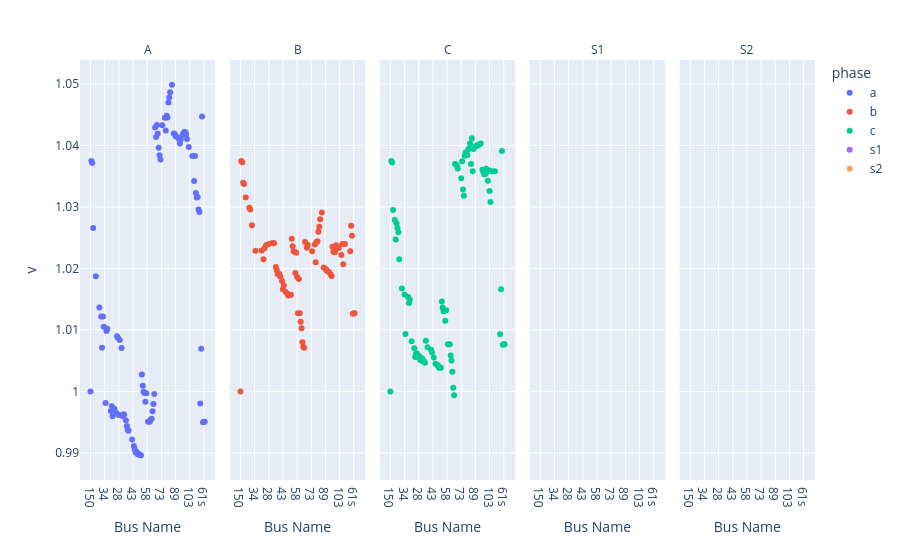

Notebook cell for this chart:
### Code cell
case.add_capacitor(name="66", phases="ac", q=0.25)
result = case.run_pf()

result.plot_voltages()

### Figure 1 — Plotly figure (JSON) as saved in the notebook; plotly's stock layout.template omitted (floating-point values rounded to 4 significant figures; data arrays with more than 128 entries replaced by an {"elided": "..."} marker saying what was removed)
{"data": [{"hovertemplate": "phase=a<br>name=%{x}<br>v=%{y}<extra></extra>", "legendgroup": "a", "marker": {"color": "#636efa", "symbol": "circle"}, "mode": "markers", "name": "a", "orientation": "v", "showlegend": true, "type": "scatter", "x": {"elided": "130 str values"}, "xaxis": "x", "y": {"elided": "130 float values"}, "yaxis": "y"}, {"hovertemplate": "phase=b<br>name=%{x}<br>v=%{y}<extra></extra>", "legendgroup": "b", "marker": {"color": "#EF553B", "symbol": "circle"}, "mode": "markers", "name": "b", "orientation": "v", "showlegend": true, "type": "scatter", "x": {"elided": "130 str values"}, "xaxis": "x2", "y": {"elided": "130 float values"}, "yaxis": "y2"}, {"hovertemplate": "phase=c<br>name=%{x}<br>v=%{y}<extra></extra>", "legendgroup": "c", "marker": {"color": "#00cc96", "symbol": "circle"}, "mode": "markers", "name": "c", "orientation": "v", "showlegend": true, "type": "scatter", "x": {"elided": "130 str values"}, "xaxis": "x3", "y": {"elided": "130 float values"}, "yaxis": "y3"}, {"hovertemplate": "phase=s1<br>name=%{x}<br>v=%{y}<extra></extra>", "legendgroup": "s1", "marker": {"color": "#ab63fa", "symbol": "circle"}, "mode": "markers", "name": "s1", "orientation": "v", "showlegend": true, "type": "scatter", "x": {"elided": "130 str values"}, "xaxis": "x4", "y": {"elided": "130 float values"}, "yaxis": "y4"}, {"hovertemplate": "phase=s2<br>name=%{x}<br>v=%{y}<extra></extra>", "legendgroup": "s2", "marker": {"color": "#FFA15A", "symbol": "circle"}, "mode": "markers", "name": "s2", "orientation": "v", "showlegend": true, "type": "scatter", "x": {"elided": "130 str values"}, "xaxis": "x5", "y": {"elided": "130 float values"}, "yaxis": "y5"}], "layout": {"annotations": [{"font": {}, "showarrow": false, "text": "A", "x": 0.092, "xanchor": "center", "xref": "paper", "y": 1, "yanchor": "bottom", "yref": "paper"}, {"font": {}, "showarrow": false, "text": "B", "x": 0.296, "xanchor": "center", "xref": "paper", "y": 1, "yanchor": "bottom", "yref": "paper"}, {"font": {}, "showarrow": false, "text": "C", "x": 0.5, "xanchor": "center", "xref": "paper", "y": 1, "yanchor": "bottom", "yref": "paper"}, {"font": {}, "showarrow": false, "text": "S1", "x": 0.704, "xanchor": "center", "xref": "paper", "y": 1, "yanchor": "bottom", "yref": "paper"}, {"font": {}, "showarrow": false, "text": "S2", "x": 0.908, "xanchor": "center", "xref": "paper", "y": 1, "yanchor": "bottom", "yref": "paper"}], "legend": {"title": {"text": "phase"}, "tracegroupgap": 0}, "margin": {"t": 60}, "xaxis": {"anchor": "y", "domain": [0, 0.184], "title": {"text": "Bus Name"}}, "xaxis2": {"anchor": "y2", "domain": [0.204, 0.388], "matches": "x", "title": {"text": "Bus Name"}}, "xaxis3": {"anchor": "y3", "domain": [0.408, 0.592], "matches": "x", "title": {"text": "Bus Name"}}, "xaxis4": {"anchor": "y4", "domain": [0.612, 0.796], "matches": "x", "title": {"text": "Bus Name"}}, "xaxis5": {"anchor": "y5", "domain": [0.816, 1], "matches": "x", "title": {"text": "Bus Name"}}, "yaxis": {"anchor": "x", "domain": [0, 1], "title": {"text": "v"}}, "yaxis2": {"anchor": "x2", "domain": [0, 1], "matches": "y", "showticklabels": false}, "yaxis3": {"anchor": "x3", "domain": [0, 1], "matches": "y", "showticklabels": false}, "yaxis4": {"anchor": "x4", "domain": [0, 1], "matches": "y", "showticklabels": false}, "yaxis5": {"anchor": "x5", "domain": [0, 1], "matches": "y", "showticklabels": false}}}
